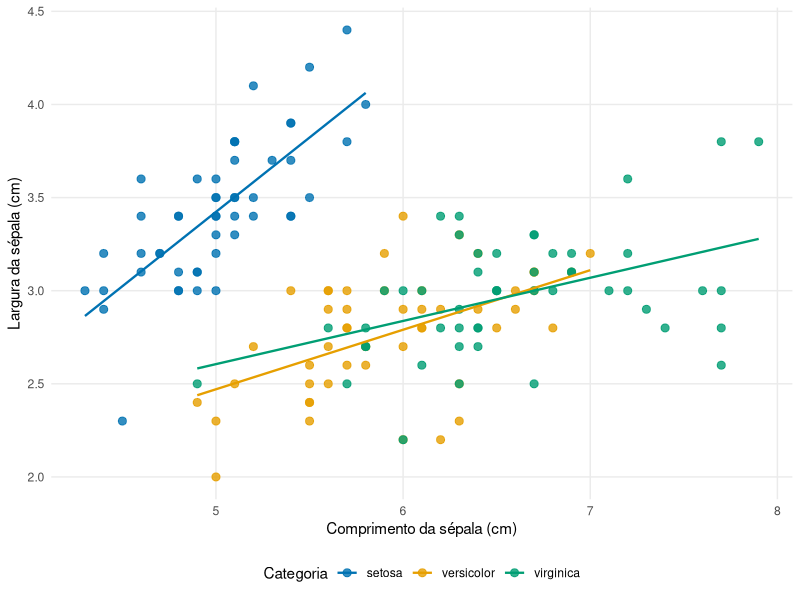
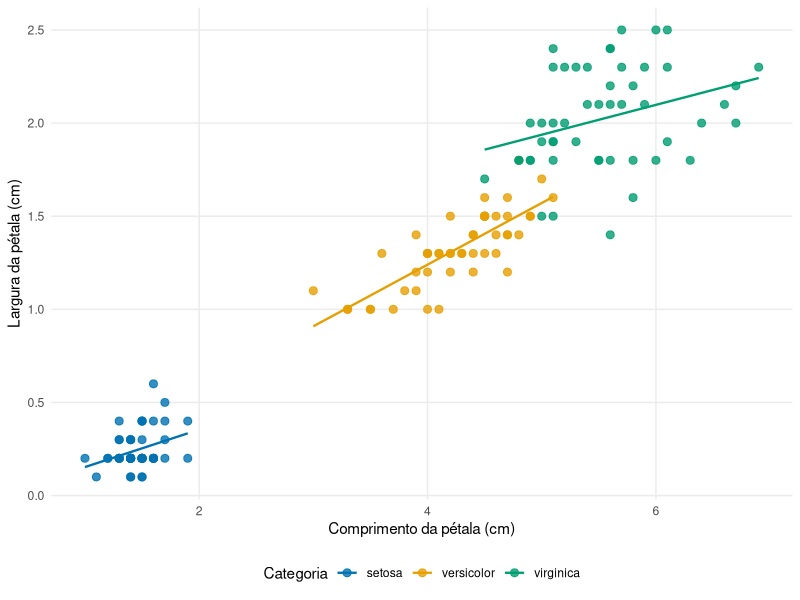
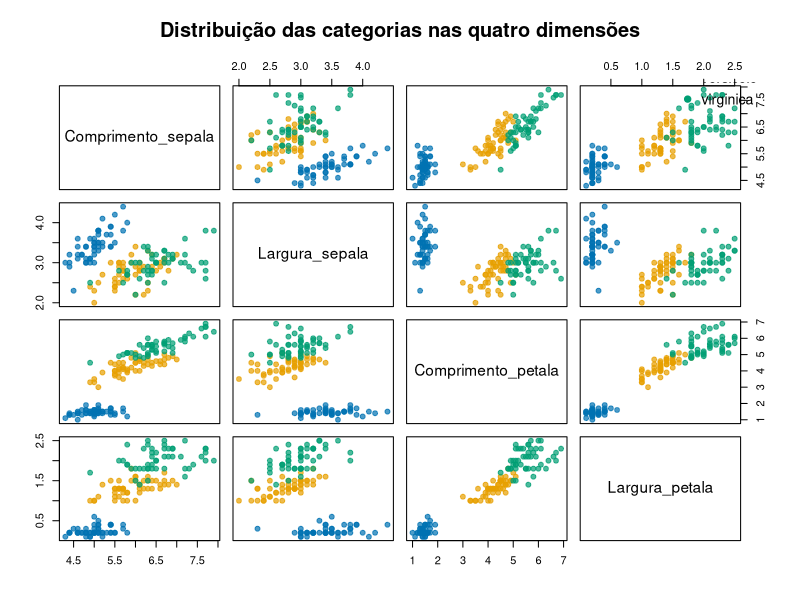
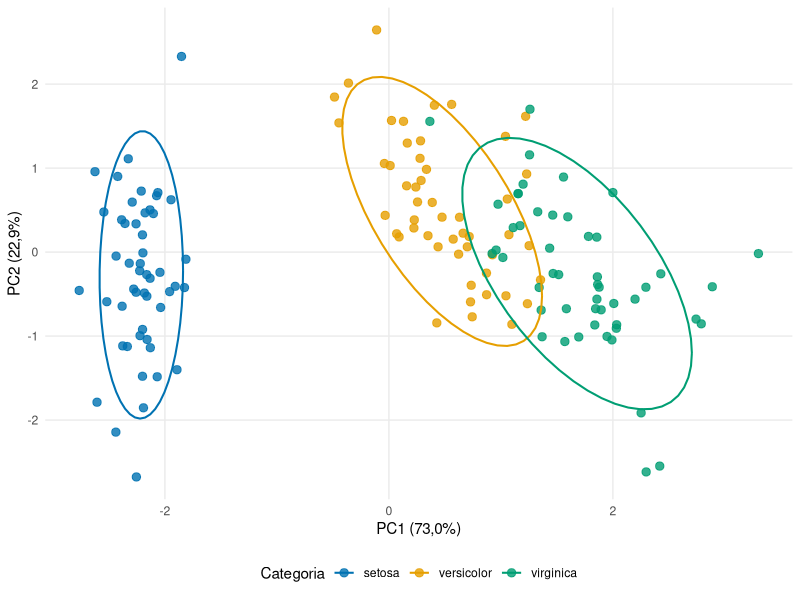

Write the R code that produced these figures, in order.
## ---- chunk 1
knitr::opts_chunk$set(echo = FALSE, warning = FALSE, message = FALSE, comment = NA,
                      fig.width = 7, fig.height = 5, dpi = 140)
library(ggplot2)
library(class)

tema <- theme_minimal(base_size = 11) +
  theme(legend.position = "bottom", panel.grid.minor = element_blank())
cores <- c(setosa = "#0072B2", versicolor = "#E69F00", virginica = "#009E73")

dados <- iris
names(dados) <- c("Comprimento_sepala", "Largura_sepala",
                  "Comprimento_petala", "Largura_petala", "Categoria")
write.csv(dados, "iris.csv", row.names = FALSE)

modas <- function(x) {
  tab <- table(x)
  vals <- names(tab)[tab == max(tab)]
  paste(vals, collapse = ", ")
}

resumo_bloco <- function(df) {
  num <- df[sapply(df, is.numeric)]
  data.frame(
    Variavel = names(num),
    Media = sapply(num, mean),
    Desvio_padrao = sapply(num, sd),
    Moda = sapply(num, modas),
    row.names = NULL,
    check.names = FALSE
  )
}

fmt <- function(x, n = 3) format(round(x, n), nsmall = n, decimal.mark = ",")
## ---- chunk 2
cat("Dimensões:", nrow(dados), "linhas e", ncol(dados) - 1, "variáveis preditoras.\n")
cat("Valores ausentes:", sum(is.na(dados)), "\n")
## ---- chunk 3
geral <- resumo_bloco(dados)
geral$Media <- fmt(geral$Media)
geral$Desvio_padrao <- fmt(geral$Desvio_padrao)
knitr::kable(geral, align = c("l", "r", "r", "l"))
## ---- chunk 4
por_categoria <- do.call(rbind, lapply(levels(dados$Categoria), function(cat) {
  out <- resumo_bloco(dados[dados$Categoria == cat, ])
  out$Categoria <- cat
  out[, c("Categoria", "Variavel", "Media", "Desvio_padrao", "Moda")]
}))
por_categoria$Media <- fmt(por_categoria$Media)
por_categoria$Desvio_padrao <- fmt(por_categoria$Desvio_padrao)
knitr::kable(por_categoria, align = c("l", "l", "r", "r", "l"))
## ---- chunk 5
freq <- as.data.frame(table(dados$Categoria))
names(freq) <- c("Categoria", "Frequencia")
freq$Percentual <- paste0(fmt(100 * freq$Frequencia / nrow(dados), 1), "%")
knitr::kable(freq, align = c("l", "r", "r"))
## ---- chunk 6
ggplot(dados, aes(Comprimento_sepala, Largura_sepala, color = Categoria)) +
  geom_point(size = 2.4, alpha = 0.8) +
  geom_smooth(method = "lm", se = FALSE, linewidth = 0.8) +
  scale_color_manual(values = cores) + tema +
  labs(x = "Comprimento da sépala (cm)", y = "Largura da sépala (cm)",
       color = "Categoria")
## ---- chunk 7
cor_sep <- do.call(rbind, lapply(levels(dados$Categoria), function(cat) {
  d <- dados[dados$Categoria == cat, ]
  data.frame(Categoria = cat,
             Correlacao_Pearson = cor(d$Comprimento_sepala, d$Largura_sepala))
}))
cor_sep$Correlacao_Pearson <- fmt(cor_sep$Correlacao_Pearson)
knitr::kable(cor_sep, align = c("l", "r"))
## ---- chunk 8
ggplot(dados, aes(Comprimento_petala, Largura_petala, color = Categoria)) +
  geom_point(size = 2.4, alpha = 0.8) +
  geom_smooth(method = "lm", se = FALSE, linewidth = 0.8) +
  scale_color_manual(values = cores) + tema +
  labs(x = "Comprimento da pétala (cm)", y = "Largura da pétala (cm)",
       color = "Categoria")
## ---- chunk 9
cor_pet <- do.call(rbind, lapply(levels(dados$Categoria), function(cat) {
  d <- dados[dados$Categoria == cat, ]
  data.frame(Categoria = cat,
             Correlacao_Pearson = cor(d$Comprimento_petala, d$Largura_petala))
}))
cor_pet$Correlacao_Pearson <- fmt(cor_pet$Correlacao_Pearson)
knitr::kable(cor_pet, align = c("l", "r"))
## ---- chunk 10
num <- dados[, 1:4]
col_pts <- unname(cores[as.character(dados$Categoria)])
pairs(num, col = adjustcolor(col_pts, alpha.f = 0.7), pch = 19,
      main = "Distribuição das categorias nas quatro dimensões")
legend("topright", legend = levels(dados$Categoria), col = cores,
       pch = 19, bty = "n", cex = 0.85)
## ---- chunk 11
pca <- prcomp(dados[, 1:4], center = TRUE, scale. = TRUE)
var_exp <- 100 * pca$sdev^2 / sum(pca$sdev^2)
pca_tab <- data.frame(
  Componente = paste0("PC", 1:4),
  Variancia_explicada = paste0(fmt(var_exp, 2), "%"),
  Acumulada = paste0(fmt(cumsum(var_exp), 2), "%")
)
knitr::kable(pca_tab, align = c("l", "r", "r"))
## ---- chunk 12
pca_df <- data.frame(PC1 = pca$x[, 1], PC2 = pca$x[, 2], Categoria = dados$Categoria)
ggplot(pca_df, aes(PC1, PC2, color = Categoria)) +
  geom_point(size = 2.5, alpha = 0.8) +
  stat_ellipse(linewidth = 0.7, level = 0.90) +
  scale_color_manual(values = cores) + tema +
  labs(x = paste0("PC1 (", fmt(var_exp[1], 1), "%)"),
       y = paste0("PC2 (", fmt(var_exp[2], 1), "%)"), color = "Categoria")
## ---- chunk 13
cargas <- as.data.frame(pca$rotation[, 1:2])
cargas$Variavel <- rownames(cargas)
cargas <- cargas[, c("Variavel", "PC1", "PC2")]
cargas$PC1 <- fmt(cargas$PC1)
cargas$PC2 <- fmt(cargas$PC2)
knitr::kable(cargas, align = c("l", "r", "r"))
## ---- chunk 14
set.seed(42)
idx_treino <- unlist(lapply(levels(dados$Categoria), function(cat) {
  idx <- which(dados$Categoria == cat)
  sample(idx, 0.8 * length(idx))
}))
treino <- dados[idx_treino, ]
teste <- dados[-idx_treino, ]

ks <- seq(1, 15, by = 2)
set.seed(42)
fold_id <- integer(nrow(treino))
for (cat in levels(treino$Categoria)) {
  idx <- which(treino$Categoria == cat)
  fold_id[idx] <- sample(rep(1:5, length.out = length(idx)))
}

acc_cv <- sapply(ks, function(k) {
  acertos <- c()
  for (f in 1:5) {
    tr <- treino[fold_id != f, ]
    va <- treino[fold_id == f, ]
    mu <- sapply(tr[, 1:4], mean)
    sig <- sapply(tr[, 1:4], sd)
    xtr <- scale(tr[, 1:4], center = mu, scale = sig)
    xva <- scale(va[, 1:4], center = mu, scale = sig)
    pred <- knn(xtr, xva, cl = tr$Categoria, k = k)
    acertos <- c(acertos, pred == va$Categoria)
  }
  mean(acertos)
})

cv <- data.frame(k = ks, Acuracia_CV = acc_cv)
k_escolhido <- min(cv$k[cv$Acuracia_CV == max(cv$Acuracia_CV)])
cv$Acuracia_CV <- fmt(cv$Acuracia_CV, 3)
knitr::kable(cv, align = c("r", "r"))
## ---- chunk 15
mu <- sapply(treino[, 1:4], mean)
sig <- sapply(treino[, 1:4], sd)
x_treino <- scale(treino[, 1:4], center = mu, scale = sig)
x_teste <- scale(teste[, 1:4], center = mu, scale = sig)
pred <- knn(x_treino, x_teste, cl = treino$Categoria, k = k_escolhido)

cm <- table(Real = teste$Categoria, Predita = pred)
knitr::kable(cm)

acuracia <- sum(diag(cm)) / sum(cm)
metricas <- do.call(rbind, lapply(levels(teste$Categoria), function(cat) {
  tp <- cm[cat, cat]
  fp <- sum(cm[, cat]) - tp
  fn <- sum(cm[cat, ]) - tp
  precisao <- tp / (tp + fp)
  revocacao <- tp / (tp + fn)
  f1 <- 2 * precisao * revocacao / (precisao + revocacao)
  data.frame(Categoria = cat, Precisao = precisao,
             Revocacao = revocacao, F1 = f1)
}))
metricas[, 2:4] <- lapply(metricas[, 2:4], fmt)
knitr::kable(metricas, align = c("l", "r", "r", "r"))
